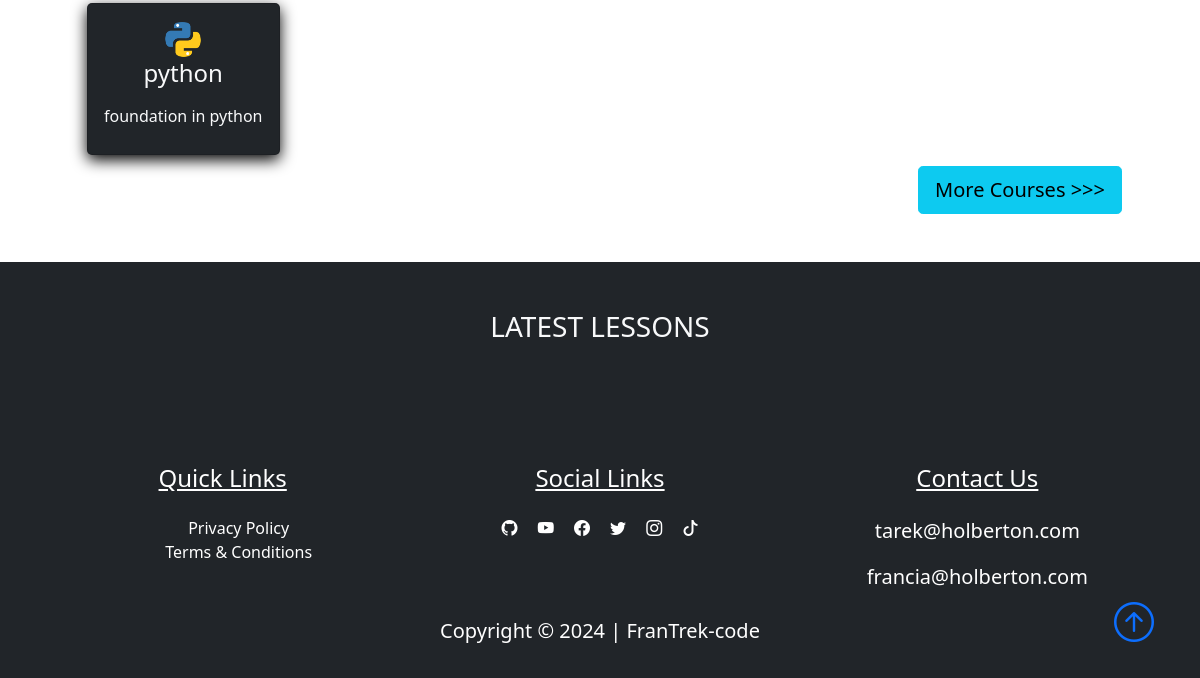
Page /home (lower part) on the earlier database version.
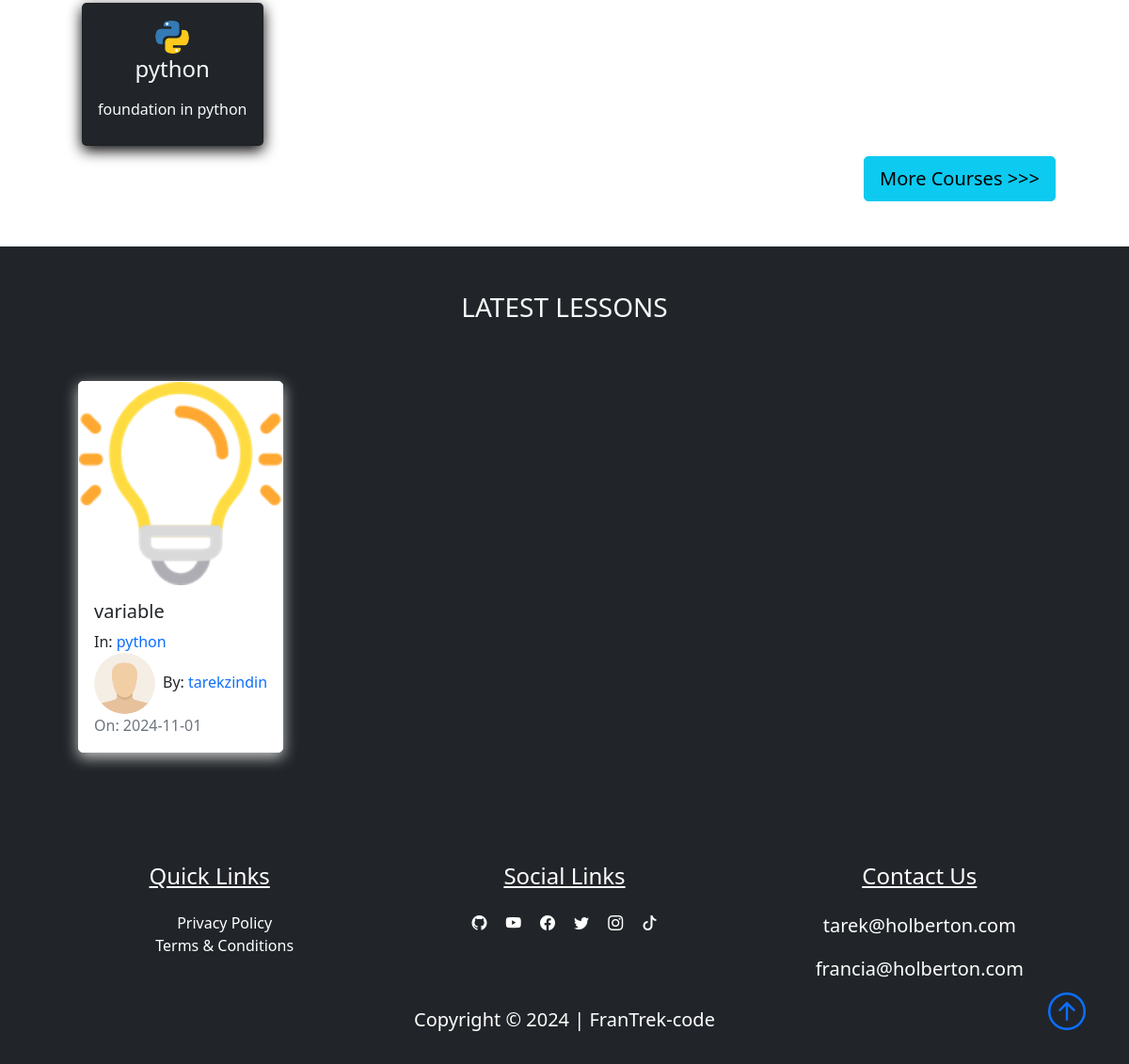
Same page on the later database version.
### FranTrek/models.py (models this page shows, shortened)
class Course(db.Model):
    id = db.Column(db.Integer, primary_key=True)
    title = db.Column(db.String(50), unique=True, nullable=False)
    description = db.Column(db.String(150), nullable=False)
    icon = db.Column(db.String(20), nullable=False, default="default_icon.jpg")
    lessons = db.relationship("Lesson", backref="course_name", lazy=True)

class Lesson(db.Model):
    id = db.Column(db.Integer, primary_key=True)
    title = db.Column(db.String(100), nullable=False)
    date_posted = db.Column(db.DateTime, nullable=False, default=datetime.utcnow)
    content = db.Column(db.Text, nullable=False)
    thumbnail = db.Column(
        db.String(20), nullable=False, default="default_thumbnail.jpg"
    )
    slug = db.Column(db.String(32), nullable=False)
    user_id = db.Column(db.Integer, db.ForeignKey("user.id"), nullable=False)
    course_id = db.Column(db.Integer, db.ForeignKey("course.id"), nullable=False)

class User(db.Model, UserMixin):
    id = db.Column(db.Integer, primary_key=True)
    fname = db.Column(db.String(25), nullable=False)
    lname = db.Column(db.String(25), nullable=False)
    username = db.Column(db.String(25), unique=True, nullable=False)
    email = db.Column(db.String(125), unique=True, nullable=False)
    image_file = db.Column(db.String(20), nullable=False, default="default.png")
    bio = db.Column(db.Text, nullable=True)
    password = db.Column(db.String(60), nullable=False)
    lessons = db.relationship("Lesson", backref="author", lazy=True)

### FranTrek/main/routes.py (the view)
@main.route("/")
@main.route("/home")
def home():
    lessons = Lesson.query.order_by(Lesson.date_posted.desc()).paginate(
        page=1, per_page=6
    )
    courses = Course.query.paginate(page=1, per_page=6)
    return render_template("home.html", lessons=lessons, courses=courses)

### FranTrek/templates/home.html (shortened to what this page needs)
{% extends "layout.html"%}
{% block content%}
<section class="bg-ligh">
    <div class="container p-5">
        <div class="row">
            {% for course in courses.items %}
            <div class="col-sm-12 col-md-6 col-lg-4 p-3 d-flex align-items-stretch">
                <a href="{{url_for('courses.course', course_title=course.title)}}" class="text-decoration-none">
                    <div class="card bg-dark text-light h-100">
                        <div class="card-body text-center">
                            <img src="{{url_for('static', filename='course_icons/'+course.icon)}}" alt=""
                                class="card-img w-25">
                            <h4 class="card-title mb-3">
                                {{course.title}}
                            </h4>
                            <p class="card-text">{{course.description}}</p>
                        </div>
                    </div>
                </a>
            </div>
            {% endfor %}
        </div>
        <div class="" style="display: flex; justify-content: flex-end">
            <a href="{{ url_for('courses.courses')}}" class="btn btn-info btn-lg"> More Courses &gt&gt&gt</a>
        </div>
    </div>
</section>
<section class="bg-dark">
    <div class="container p-5">
        <div class="row mb-5 ">
            <div class="col">
                <h3 class="text-uppercase text-center text-light">latest lessons</h3>
            </div>
        </div>
        <div class="row">
            {% for lesson in lessons.items %}
            <div class="col-sm-12 col-md-6 col-lg-4 pb-5 d-flex align-items-stretch">
                <div class="card lesson">
                    <img src="{{url_for('static', filename='lesson_thumbnails/'+lesson.thumbnail)}}" class="card-img">
                    <div class="card-body d-flex flex-column">
                        <h5 class="card-title">
                            <a class="text-decoration-none text-dark"
                                href="{{url_for('lessons.lesson', lesson_slug=lesson.slug, course=lesson.course_name.title)}}">{{lesson.title}}</a>
                        </h5>
                        <p class="card-text mb-0">In:
                            <a class="text-decoration-none"
                                href="{{ url_for('courses.course', course_title=lesson.course_name.title)}}">{{lesson.course_name.title}}</a>
                        </p>
                        <span><img class="article-img rounded-circle"
                                src="{{url_for('static', filename='user_pics/'+lesson.author.image_file)}}" alt="">By:
                            <a href="{{ url_for('users.author', username=lesson.author.username)}}"
                                class="link">{{lesson.author.username}}</a></span>
                        <span class="text-muted">On: {{lesson.date_posted.strftime('%Y-%m-%d')}}</span>
                    </div>
                </div>
            </div>
            {% endfor %}
        </div>
    </div>
</section>
{% endblock content%}

Differences in the rows shown:
added Lesson: thumbnail (picture), title "variable", course_name "python", image_file (placeholder picture), author.username "tarekzindin", date_posted "2024-11-01"
